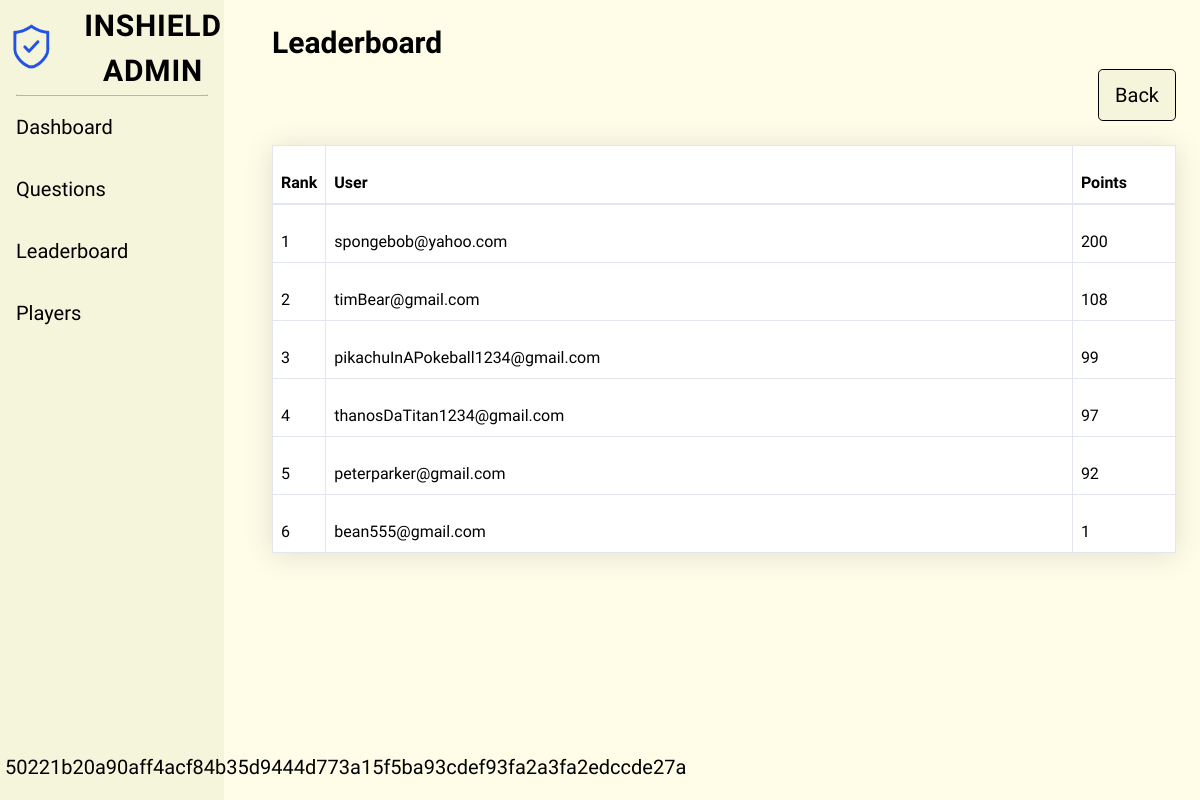
The app's page /adminLeaderboard.php (signed in) with its own data.
### tables this page shows
CREATE TABLE `players` (
  `playerID` int(11) NOT NULL,
  `iv` varchar(32) NOT NULL,
  `email` varchar(256) NOT NULL,
  `password` varchar(256) NOT NULL,
  `points` varchar(256) NOT NULL,
  `leaderboard_position` varchar(256) NOT NULL,
  `streak` varchar(256) NOT NULL,
  `last_login_time` varchar(256) NOT NULL,
  `latest_login_time` varchar(256) NOT NULL,
  `badge` varchar(256) NOT NULL,
  `ranking_category1` varchar(256) NOT NULL,
  `ranking_category2` varchar(256) NOT NULL,
  `ranking_category3` varchar(256) NOT NULL,
  `ranking_category4` varchar(256) NOT NULL,
  `levels` varchar(256) NOT NULL
);

### adminLeaderboard.php (the view, shortened to what this page needs)
<!DOCTYPE html>
<html>
    <link href="css/dataTables.min.css" rel="stylesheet">
    <link href="css/adminStyle.css" rel="stylesheet" type="text/css" />
    <link rel="stylesheet" href="https://cdn.jsdelivr.net/npm/bootstrap@5.2.3/dist/css/bootstrap.min.css">
</head>
<body id="page-top">
    <div id="wrapper">
        <?php
            include './headerFooterAdmin.php';
        ?>
        <div class="container-fluid ps-5">
        <h1 class="text-left txt fw-bold">Leaderboard</h1>
        <div class="d-flex flex-row-reverse">
            <a href="adminDashboard.php" class="btn btn-design txt txt-resize h-auto btn-txt btn-lg" role="button">Back</a>
        </div>
        <?php
            $cipher = 'AES-128-CBC';
            $key = 'thebestsecretkey';
            $con = new mysqli(DB_HOST, DB_USER, DB_PASS, DB_NAME);
            $sql = "SELECT * from players";
            $result = $con -> query($sql);
            while($row = $result -> fetch_object())
            {
                $playerID = $row -> playerID;
                $iv = hex2bin($row -> iv);
                $points_bin = hex2bin($row -> points);
                $points = openssl_decrypt($points_bin, $cipher, $key, OPENSSL_RAW_DATA, $iv);
                $rank[$playerID] = $points;
            }
           arsort($rank);
           $leaderboard_position = 1;
          foreach ($rank as $playerID => $points)
          {
              $con = new mysqli(DB_HOST, DB_USER, DB_PASS, DB_NAME);
              $sql = "SELECT * FROM players WHERE playerID = '$playerID'";
              $result = $con -> query($sql);
              if($row = $result -> fetch_object())
              {
                  $email = $row -> email;
                   $rank[$playerID] = array(
                       'points' => $points,
                       'email' => $email,
                       'leaderboard_position' => $leaderboard_position
                      );
                  $leaderboard_position++;
              }
          }
        ?>
          <br/>
           <table class="bg-white rounded shadow table-bordered table-responsive-sm table">
            <thead>
                 <tr>
                     <th class="pt-0 pb-0 ps-2 pe-2"><label for="rank" class="txt fs-6">Rank</label></th>
                     <th class="pt-0 pb-0 ps-2 pe-2 w-100"><label for="user" class="txt fs-6">User</label></th>
                     <th class="pt-0 pb-0 ps-2 pe-5"><label for="points" class="txt fs-6">Points</label></th>
                 </tr>
            </thead>
            <tbody>
              <?php
                     foreach($rank as $playerID => $values)
                     {
                             echo '<tr>';
                            echo '<td class="pt-0 pb-0 ps-2 pe-2"><label for="rank" class="txt fs-6">'.$values['leaderboard_position'].'</label></td>';
                            echo '<td class="pt-0 pb-0 ps-2 pe-2 w-100"><label for="user" class="txt fs-6">'.$values['email'].'</label></td>';
                             echo '<td class="pt-0 pb-0 ps-2 pe-5"><label for="points" class="txt fs-6">'.$values['points'].'</label></td>';
                             echo '</tr>';
                    }
               ?>
               </tbody>
          </table>
    </div>
    </div>
</body>
</html>

### adminLeaderboard.php (style rules this page uses)
.txt { font-family: "Strait"; color: #000000 !important; }
.btn-design { border-color: #000000 !important; background-color: #F5F5DC !important; }
.txt-resize { font-size: 20px !important; }
.btn-txt { vertical-align: middle !important; padding-top:10px !important; padding-bottom:10px !important; }

### headerFooterAdmin.php (style rules this page uses)
html body { background-color: #FFFDE7; }
.txt { padding-top: 25px; font-family: "Strait"; font-size: 30px; }

### records on screen
players: playerID "6", email "bean555@gmail.com", points "1"

### other values on screen
$_SESSION["aName"] "50221b20a90aff4acf84b35d9444d773a15f5ba93cdef93fa2a3fa2edccde27a"
$values['leaderboard_position'] "1"
$values['email'] "spongebob@yahoo.com"
$values['points'] "200"
$values['leaderboard_position'] "2"
$values['email'] "timBear@gmail.com"
$values['points'] "108"
$values['leaderboard_position'] "3"
$values['email'] "pikachuInAPokeball1234@gmail.com"
$values['points'] "99"
$values['leaderboard_position'] "4"
$values['email'] "thanosDaTitan1234@gmail.com"
$values['points'] "97"
$values['leaderboard_position'] "5"
$values['email'] "peterparker@gmail.com"
